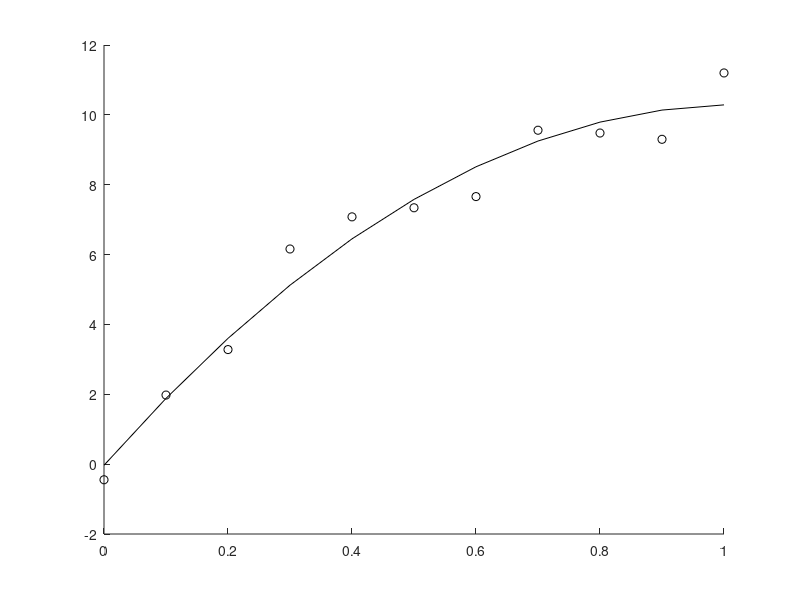

Reproduce this figure in MATLAB.
% HW 4 Problem 3
% Steven macenski modified Sept 28 2013

x = [0 .1 .2 .3 .4 .5 .6 .7 .8 .9 1];
y = [-.447 1.978 3.280 6.160 7.080 7.340 7.660 9.560 9.480 9.300 11.200];

a = polyfit(x,y,2);
fprintf('\n Equation \n%.3fx^2 + %.3fx + %.3f\n\n',a);

hold on
plot(x,y,'ok');
plot(x,-9.811.*x.^2 + 20.129.*x + -0.032,'-k');